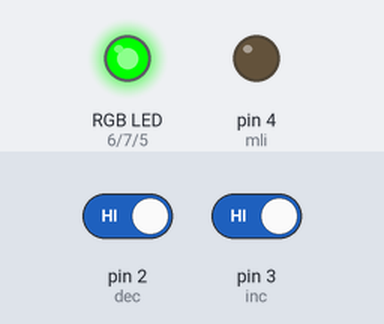
Simulated run of this program. Board: Arduino Mega 2560, built with avr-gcc and run on an emulated ATmega2560. Shown: an RGB LED mixed from three pins (HIGH = lit), output pins drawn as LEDs (lit = HIGH). The inputs (shaded band) are chosen by the test bench; at power-on: pin 3 (inc) HIGH, pin 2 (dec) HIGH. Dim RGB values are drawn brighter than linear.

Above: at 1.3 s.
1.4 s: pin 3 (inc) driven LOW
At 3.0 s:
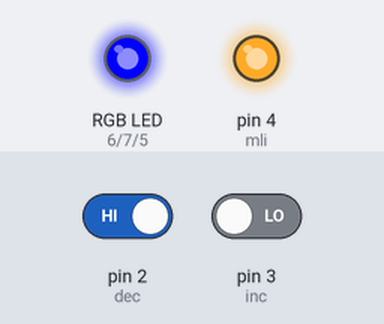
3.7 s: pin 2 (dec) driven LOW
At 4.1 s:
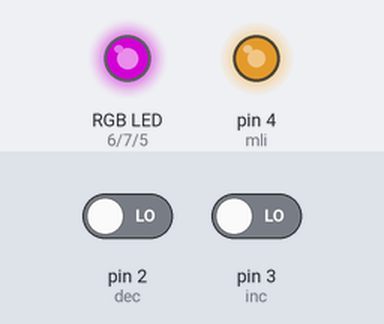
5.2 s: pin 3 (inc) driven HIGH
At 5.37 s:
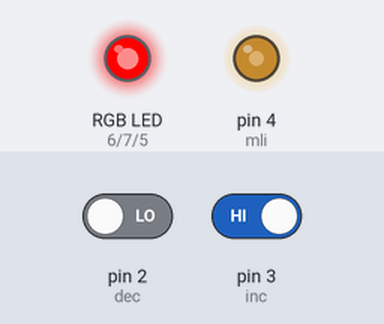
Timing chart, 0 to 8.2 s (numbered marks = the images above; inputs shaded):
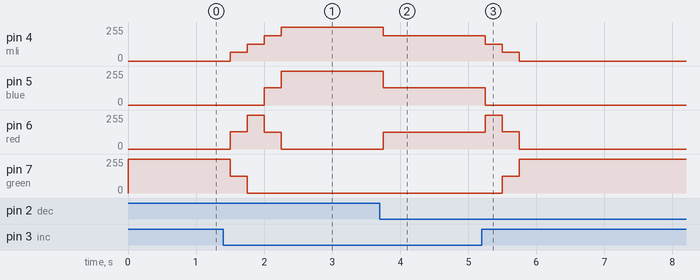

The program:

main.cpp
```cpp
/*
  Commande MLI d'un moteur avec alimentation +15V

  Programme basique sur Arduino Mega
  IDE Visual Studio Code 1.95.2

  Constituants :
  -  PCB
  -  Moteur +15V

  Version 1 : 13/11/2024

  Benoit BOREK
  */


#include <Arduino.h> // Inclusion de la bibliothèque Arduino pour avoir les fonctions de base.

// Variables pour pouvoir changer les couleurs de la LED RGB du PCB.
int const red = 6;
int const green = 7;
int const blue = 5;

// Variables pour pouvoir recevoir l'information d'incrémentation et de décrémentation.
int const inc = 3;
int const dec = 2;

// Variable pour commander le transistor et donc le moteur indirectement.
int const mli = 4;

// Variable du "curseur" c'est à dire :
// si il est à 0 alors le moteur tournera à 0%
// si il est à 1 alors le moteur tournera à 25%
// etc...
int curseur = 0; // Je met sa valeur par défaut à 0 pour que ce soit confortable.

void setup() {
// Déclaration des variables de la LED RGB en tant que PIN de l'Arduino.
// Les PINS seront en OUTPUT pour dire que l'Arduino sera prêt à envoyer du courant dans ces PINS.
pinMode(red, OUTPUT);
pinMode(green, OUTPUT);
pinMode(blue, OUTPUT);

// Je fait de même avec la variable mli.
pinMode(mli, OUTPUT);

// Déclaration des variables d'incrémentation et de décrémentation en tant que PIN de l'Arduino.
// Ces PINS sont en INPUT ce qui veut dire que l'Arduino sera prêt à recevoir du courant des ces PINS.
pinMode(inc, INPUT);
pinMode(dec, INPUT);

 // Serial.begin(9600); // Initialisation de la liaison Arduino <----> PC.
}

void loop() {


  if (digitalRead(inc) == LOW) // Condition si j'appuie sur le bouton incrémentation alors le curseur va s'incrémenter de 1.
  {
    curseur = curseur + 1; // Incrémentation du curseur.

     if(curseur > 4) { // Condition de sécurité, si j'incrémente et que le curseur est supérieur à 4 (valeur max).
                       // Alors je remet la valeur du curseur à 4.
      curseur = 4;
    }
  }

  if (digitalRead(dec) == LOW) // Même chose mais pour le bouton décrémentation.
                               // Si j'appuie sur le bouton de décrémentation alors le curseur va se décrémenter de 1.
  {
    curseur = curseur - 1;
    if(curseur < 0) { // Condition de sécurité qui permet de ne pas avoir un valeur de curseur négatif.
      curseur = 0;
    }
  }


  if(curseur == 0) { // Condition si le curseur est égal à 0 alors il va changer la couleur de la LED RGB et la puissance du moteur (0%).

    // La LED RGB éclairera en Vert.
    // J'ai mis des analogWrite pour contrôler la tension de sortie des PINS PWM de l'Arduino.
    // 0 équiveau à 0% de la tension de sortie
    // 255 équiveau à 100% de la tension de sortie
    analogWrite(green, 255);
    analogWrite(red, 0);
    analogWrite(blue, 0);

    // Je change la sortie mli à 0 donc le moteur ne tourne pas.
    analogWrite(mli, 0);
  }

  if(curseur == 1) { // Condition si le curseur est égal à 1 alors il va changer la couleur de la LED RGB et la puissance du moteur (25%).

   // La LED RGB éclairera en orange.
    analogWrite(green, 127);
    analogWrite(red, 128);
    analogWrite(blue, 0);

  // Je change la sortie mli à 64 donc le moteur tourne à 25% de sa vitesse maximale.
    analogWrite(mli, 64);
  }


  if(curseur == 2) { // Condition si le curseur est égal à 2 alors il va changer la couleur de la LED RGB et la puissance du moteur (50%).

   // La LED RGB éclairera en rouge.
    analogWrite(green, 0);
    analogWrite(red, 255);
    analogWrite(blue, 0);

  // Je change la sortie mli à 127 donc le moteur tourne à 50% de sa vitesse maximale.
    analogWrite(mli, 127);
  }

    if(curseur == 3) { // Condition si le curseur est égal à 3 alors il va changer la couleur de la LED RGB et la puissance du moteur (75%).

    // La LED RGB éclairera en violet.
    analogWrite(green, 0);
    analogWrite(red, 127);
    analogWrite(blue, 128);

  // Je change la sortie mli à 191 donc le moteur tourne à 75% de sa vitesse maximale.
    analogWrite(mli, 191);
  }

    if(curseur == 4) { // Condition si le curseur est égal à 4 alors il va changer la couleur de la LED RGB et la puissance du moteur (100%).

    // La LED RGB éclairera en bleu.
    analogWrite(green, 0);
    analogWrite(red, 0);
    analogWrite(blue, 255);

  // Je change la sortie mli à 255 donc le moteur tourne à 100% de sa vitesse maximale.
    analogWrite(mli, 255);

  }


   delay(250); // Mettre un temps de pause de 0.25 sec pour éviter certains bug
}
```

Measured:
- after the input at 1.4 s, pin 4 (mli): 0/255 → 64/255 after 0.10 s, → 127/255 0.25 s later, → 191/255 0.25 s later, → 255/255 0.25 s later; pin 5 (blue): 0/255 → 128/255 after 0.60 s, → 255/255 0.25 s later
- after the input at 3.7 s, pin 4 (mli): 255/255 → 191/255 after 0.05 s; pin 5 (blue): 255/255 → 128/255 after 0.05 s; pin 6 (red): 0/255 → 127/255 after 0.05 s
- after the input at 5.2 s, pin 4 (mli): 191/255 → 127/255 after 0.05 s, → 64/255 0.25 s later, → 0/255 0.25 s later; pin 5 (blue): 128/255 → 0/255 after 0.05 s; pin 6 (red): 127/255 → 255/255 after 0.05 s, → 128/255 0.25 s later, → 0/255 0.25 s later; pin 7 (green): 0/255 → 127/255 after 0.30 s, → 255/255 0.25 s later
